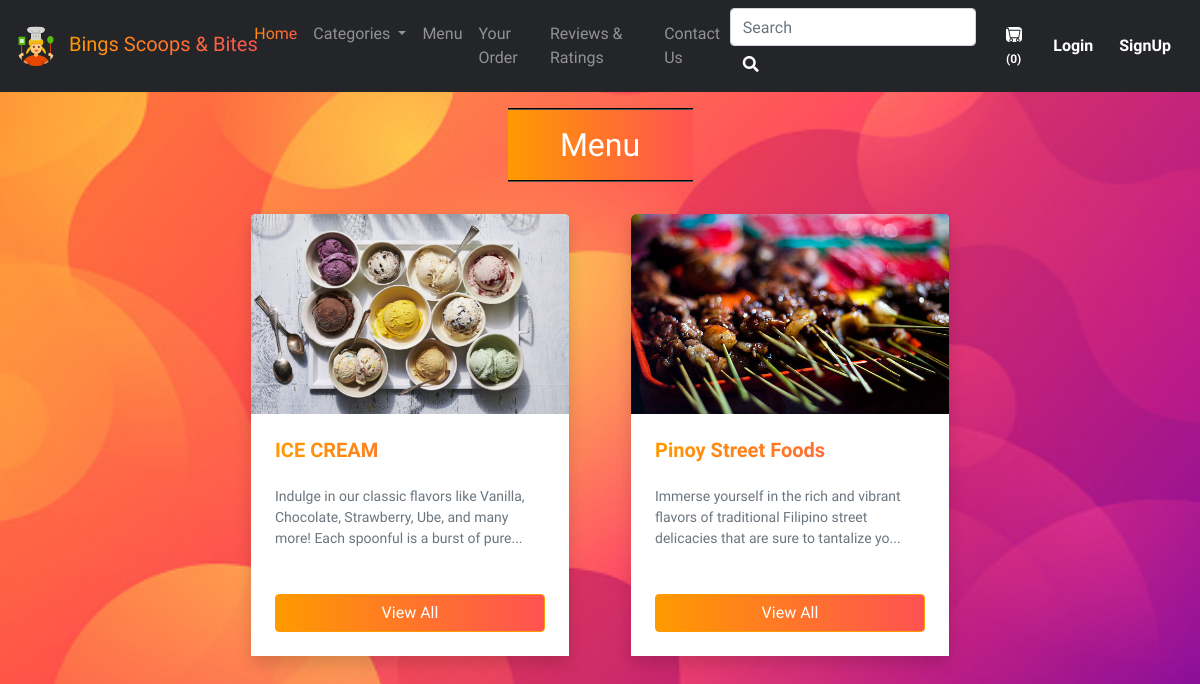
Page /about.php on the committed database.
### tables this page shows
CREATE TABLE `sitedetail` (
  `tempId` int(11) NOT NULL,
  `systemName` varchar(21) NOT NULL,
  `email` varchar(35) NOT NULL,
  `contact1` bigint(21) NOT NULL,
  `contact2` bigint(21) DEFAULT NULL COMMENT 'Optional',
  `address` text NOT NULL,
  `dateTime` datetime NOT NULL DEFAULT current_timestamp()
);

CREATE TABLE `categories` (
  `categorieId` int(12) NOT NULL,
  `categorieName` varchar(255) NOT NULL,
  `categorieDesc` text NOT NULL,
  `categorieCreateDate` datetime NOT NULL DEFAULT current_timestamp()
);

### about.php (the view, shortened to what this page needs)
<!doctype html>
<html lang="en">
<head>
  <link rel="stylesheet" href="https://stackpath.bootstrapcdn.com/bootstrap/4.4.1/css/bootstrap.min.css">
  <link rel="stylesheet" href="https://use.fontawesome.com/releases/v5.8.2/css/all.css">
  <link rel="stylesheet" href="assets/css/custom.css">
  <link rel="stylesheet" href="assets/css/viewPizzaList.css">
</head>
<body>
  <?php include 'partials/_dbconnect.php'; ?>
  <?php require 'partials/_nav.php' ?>
  <div class="container my-3 mb-5">
    <div class="col-lg-2 text-center bg-light my-3" style="margin:auto;border-top: 2px groove black;border-bottom: 2px groove black; background-image: linear-gradient(to right, #ff9a00, #ff5252);">
      <h2 class=" text-center text-white my-3">Menu</h2>
    </div>
    <div class="row category-container">
      <?php
      $sql = "SELECT * FROM `categories`";
      $result = mysqli_query($conn, $sql);
      while ($row = mysqli_fetch_assoc($result)) {
        $id = $row['categorieId'];
        $cat = $row['categorieName'];
        $desc = $row['categorieDesc'];
        echo
        '<div class="col-lg-4 col-md-6 col-sm-12">
            <div class="card">
              <img src="img/cat-' . $id . '.jpg" class="card-img-top img-fluid" alt="image for this category">
              <div class="card-body">
                <h5 class="card-title" style="background-image: linear-gradient(to right, #ff9a00, #ff5252); -webkit-background-clip: text; -webkit-text-fill-color: transparent;"><a href="viewPizzaList.php?catid=' . $id . '">' . $cat . '</a></h5>
                <p class="card-text">' . substr($desc, 0, 120) . '...</p>
                <a href="viewPizzaList.php?catid=' . $id . '" class="btn btn-primary-primary">View All</a>
              </div>
            </div>
          </div>';
      }
      ?>
    </div>
  </div>
</body>
</html>

### partials/_nav.php (shortened to what this page needs)
<?php
if (isset($_SESSION['loggedin']) && $_SESSION['loggedin'] == true) {
  $loggedin = true;
  $userId = $_SESSION['userId'];
  $username = $_SESSION['username'];
} else {
  $loggedin = false;
  $userId = 0;
}
$sql = "SELECT * FROM `sitedetail`";
$result = mysqli_query($conn, $sql);
$row = mysqli_fetch_assoc($result);
$systemName = $row['systemName'];
$countsql = "SELECT SUM(`itemQuantity`) FROM `viewcart` WHERE `userId`=$userId";
$countresult = mysqli_query($conn, $countsql);
$countrow = mysqli_fetch_assoc($countresult);
$count = $countrow['SUM(`itemQuantity`)'];
if (!$count) {
  $count = 0;
}
echo '<style>
.navbar-dark .navbar-nav .nav-link:hover {
  background-image: linear-gradient(to right, #ff9a00, #ff5252);
  background-clip: text;
  -webkit-background-clip: text;
  -webkit-text-fill-color: transparent;
  transition: 0.5s;
}
.home a{
  color: linear-gradient(to right, #ff9a00, #ff5252);
}
</style>
<nav class="navbar navbar-expand-lg navbar-dark navBg ">
<a class="navbar-brand mb-1 mt-1" href="index.php">
<img src="partials/uploads/cooking.png" alt="Company Logo" class="company-logo">
<span class="company-name ml-2" style="background-clip: text; -webkit-background-clip: text; -webkit-text-fill-color: transparent; background-image: linear-gradient(to right, #ff9a00, #ff5252);">' . $systemName . '</span>
</a>
      <button class="navbar-toggler" type="button" data-toggle="collapse" data-target="#navbarSupportedContent" aria-controls="navbarSupportedContent" aria-expanded="false" aria-label="Toggle navigation">
        <span class="navbar-toggler-icon"></span>
      </button>
      <div class="collapse navbar-collapse" id="navbarSupportedContent">
        <ul class="navbar-nav mr-auto">
          <li class="nav-item active home">
            <a class="nav-link" href="index.php" style="background-clip: text; -webkit-background-clip: text; -webkit-text-fill-color: transparent; background-image: linear-gradient(to right, #ff9a00, #ff5252);">Home<span class="sr-only">(current)</span></a>
          </li>
          <li class="nav-item dropdown">
            <a class="nav-link dropdown-toggle" href="#" id="navbarDropdown" role="button" data-toggle="dropdown" aria-haspopup="true" aria-expanded="false">
              Categories
            </a>
            <div class="dropdown-menu" aria-labelledby="navbarDropdown">';
echo '</div>
          </li>
          <li class="nav-item">
            <a class="nav-link" href="about.php">Menu</a>
          </li>
          <li class="nav-item">
            <a class="nav-link" href="viewOrder.php">Your Order</a>
          </li>
          <li class="nav-item">
          <a class="nav-link" href="reviews.php">Reviews & Ratings</a>
        </li>
        <li class="nav-item">
            <a class="nav-link" href="contact.php">Contact Us</a>
          </li>
        </ul>
        <div class="search-wrapper">
           <form method="get" action="search.php" class="form-inline searchForm">
            <div class="search-input">
              <input class="form-control mr-sm-2" type="search" name="search" id="search" placeholder="Search" aria-label="Search" required>
            </div>
            <button class="btn" id="textBtn" type="submit"><i class="fas fa-search"></i></button>
          </form>
        </div>
';
echo '<a href="viewCart.php">
        <button type="button" class="btn" title="MyCart">
          <svg xmlns="img/cart.svg" width="16" height="15" fill="currentColor" class="bi bi-cart cart " viewBox="0 0 16 16">
            <path d="M0 1.5A.5.5 0 0 1 .5 1H2a.5.5 0 0 1 .485.379L2.89 3H14.5a.5.5 0 0 1 .491.592l-1.5 8A.5.5 0 0 1 13 12H4a.5.5 0 0 1-.491-.408L2.01 3.607 1.61 2H.5a.5.5 0 0 1-.5-.5zM3.102 4l1.313 7h8.17l1.313-7H3.102zM5 12a2 2 0 1 0 0 4 2 2 0 0 0 0-4zm7 0a2 2 0 1 0 0 4 2 2 0 0 0 0-4zm-7 1a1 1 0 1 1 0 2 1 1 0 0 1 0-2zm7 0a1 1 0 1 1 0 2 1 1 0 0 1 0-2z"/>
            </svg>   <span id="textBtn"><span id="count"> (' . $count . ')</span>
        </button></a>';
if ($loggedin) {
  echo '<div class="d-flex flex-wrap justify-content">
  <ul class="navbar-nav mr-2">
    <li class="nav-item dropdown">
      <a class="nav-link dropdown-toggle" href="#" id="navbarDropdown" role="button" data-toggle="dropdown"> Welcome ' . $username . '</a>
      <div class="dropdown-menu" aria-labelledby="navbarDropdown">
        <a class="dropdown-item" href="partials/_logout.php">Logout</a>
      </div>
    </li>
  </ul>
  <div class="text-center image-size-small position-relative">
    <a href="viewProfile.php"><img src="img/profile-' . $userId . '.jpg" class="rounded-circle" onError="this.src = \'img/profilePic.png\'" style="width:40px; height:40px"></a>
  </div>
</div>
';
} else {
  echo '
          <button type="button" class="btn"  data-toggle="modal" data-target="#loginModal"><span id="textBtn">Login</span></button>
          <button type="button" class="btn textBtn"  data-toggle="modal" data-target="#signupModal"><span id="textBtn">SignUp</span></button>';
}
echo '</div>
    </nav>';

### assets/css/custom.css (style rules this page uses)
body { background: linear-gradient( 180deg, rgba(0, 0, 0, 1) 0%, rgba(0, 0, 0, 0.8) 100% ); }
* { font-family: 'Cherry Cream Soda', cursive; }
#textBtn { background: white; -webkit-background-clip: text; -webkit-text-fill-color: transparent; font-weight: bold; }
.cart { background: white; border-radius: 25%; }
.company-logo { max-width: 100%; border-radius: 25px; height: auto; max-height: 40px; }
#count { font-size: 12px; }
.navBg { background-color: #242529; }

### assets/css/viewPizzaList.css (style rules this page uses)
.card { border: 1px solid #ccc; border-radius: 5px; box-shadow: 0px 0px 10px rgba(0, 0, 0, 0.1); height: 100%; transition: transform 0.3s; transform-style: preserve-3d; }
.card-body { display: flex; flex-direction: column; justify-content: space-between; padding: 1rem; }
.card-img-top { height: 270px; object-fit: cover; border-top-left-radius: 5px; border-top-right-radius: 5px; }
.card-title { margin-bottom: 10px; }
.card-text { margin-bottom: 20px; }

### about.php (style rules this page uses)
body { background-image: url(img/bgcontatct.jpg); background-position: center; background-size: cover; background-repeat: no-repeat; height: 100%; margin: 0; }
.category-container { display: flex; flex-wrap: wrap; justify-content: center; }
.card { margin: 1rem; border: none; box-shadow: 0 0.5rem 1rem rgba(0, 0, 0, 0.15); transition: transform 0.3s; }
.card-img-top { object-fit: cover; height: 200px; }
.card-body { background-color: #fff; padding: 1.5rem; }
.card-title { margin-bottom: 0.5rem; font-size: 1.25rem; font-weight: bold; }
.card-text { color: #6c757d; font-size: 0.875rem; line-height: 1.5; height: 4.5rem; overflow: hidden; text-overflow: ellipsis; }
.btn-primary-primary { color: white; background-image: linear-gradient(to right, #ff9a00, #ff5252); border-color: #ff9a00; }

### partials/_nav.php (style rules this page uses)
.home a { color: linear-gradient(to right, #ff9a00, #ff5252); }

### rows in the picture
sitedetail: systemName "Bings Scoops & Bites"
categories: shows a picture, categorieName "ICE CREAM", categorieDesc "Indulge in our classic flavors like Vanilla, Chocolate, Strawberry, Ube, and many more! Each spoonful is a burst of pure"
categories: shows a picture, categorieName "Pinoy Street Foods", categorieDesc "Immerse yourself in the rich and vibrant flavors of traditional Filipino street delicacies that are sure to tantalize yo"

### other values in the picture
$count "0"
